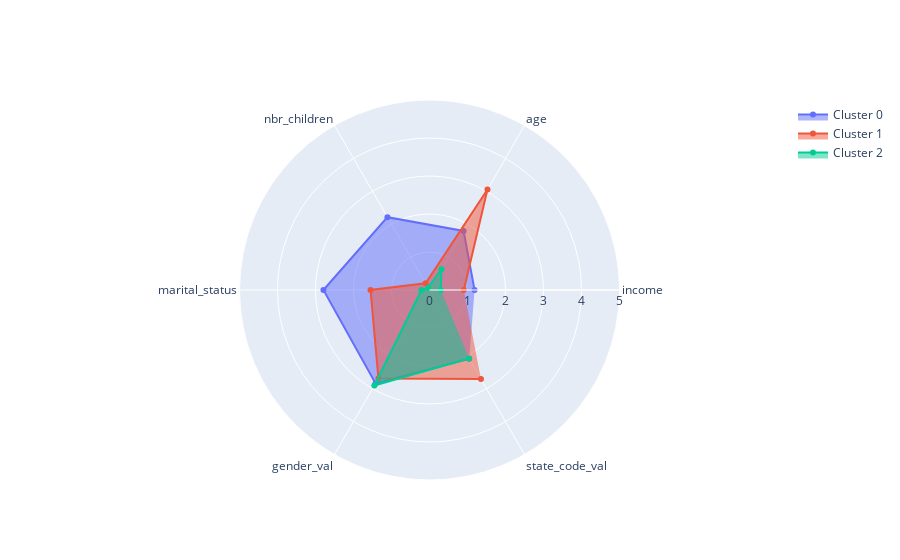

Write notebook code for a chart like this one.
### Code cell
import plotly.graph_objects as go

categories = final_df.columns.to_list()
categories.remove('cluster')

fig = go.Figure()

for cluster in clusters:
    #R computation
    r = []
    for i in categories:
        r.append(cluster[i].mean())
        
    fig.add_trace(go.Scatterpolar(
        r=r,
        theta=categories,
        fill='toself', name=f'Cluster {cluster.iloc[0,-1]}'))

fig.update_layout(
  polar=dict(
    radialaxis=dict(
      visible=True,
      range=[0, 5]
    )),
  showlegend=True
)

fig.write_html("radar.html")

fig.show()

### Figure 1 — Plotly figure (JSON) as saved in the notebook; plotly's stock layout.template omitted (floating-point values rounded to 4 significant figures)
{"data": [{"fill": "toself", "name": "Cluster 0", "r": [1.186, 1.794, 2.214, 2.791, 2.84, 2.09], "theta": ["income", "age", "nbr_children", "marital_status", "gender_val", "state_code_val"], "type": "scatterpolar"}, {"fill": "toself", "name": "Cluster 1", "r": [0.9027, 3.051, 0.2033, 1.552, 2.689, 2.708], "theta": ["income", "age", "nbr_children", "marital_status", "gender_val", "state_code_val"], "type": "scatterpolar"}, {"fill": "toself", "name": "Cluster 2", "r": [0.2938, 0.6297, 0.0678, 0.2119, 2.903, 2.08], "theta": ["income", "age", "nbr_children", "marital_status", "gender_val", "state_code_val"], "type": "scatterpolar"}], "layout": {"autosize": true, "polar": {"angularaxis": {"type": "category"}, "radialaxis": {"autorange": false, "range": [0, 5], "type": "linear", "visible": true}}, "showlegend": true}}
